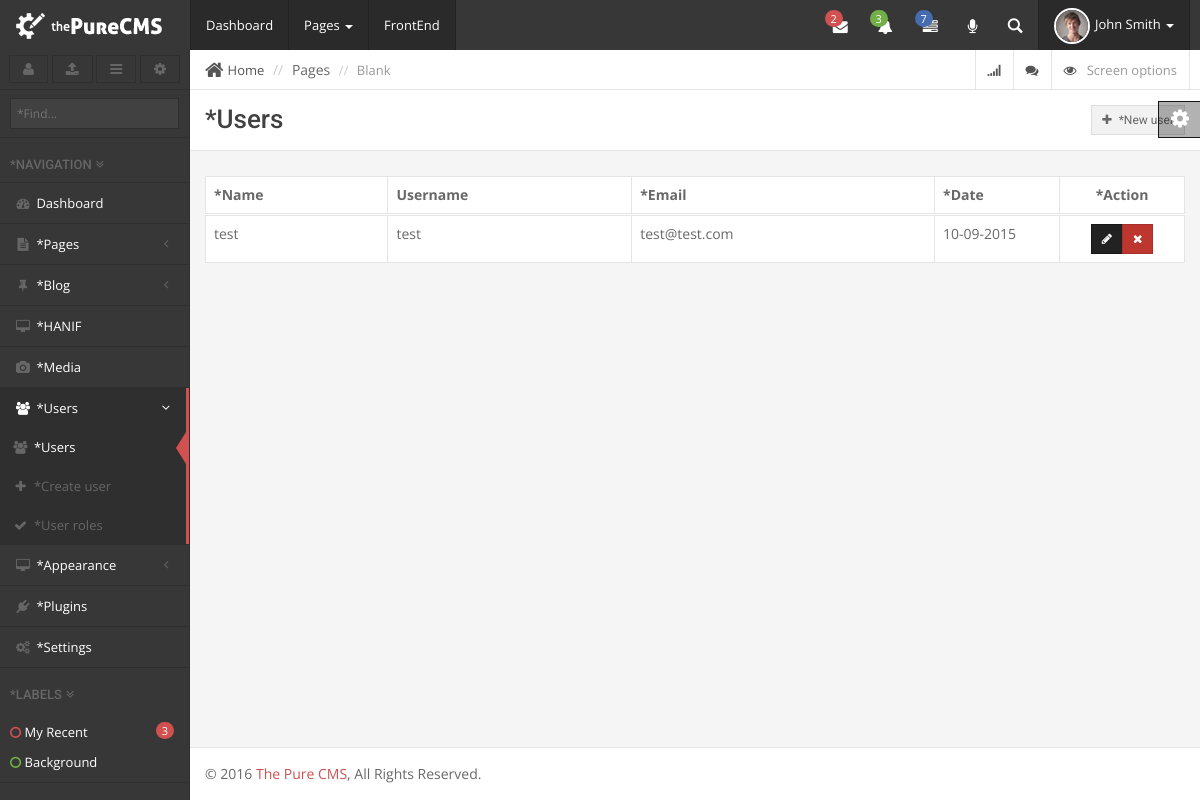
The page /admin/users.php (signed in) on the database its author committed.
### tables this page shows
CREATE TABLE `users` (
  `user_id` int(11) NOT NULL AUTO_INCREMENT,
  `user_username` varchar(32) NOT NULL,
  `user_password` varchar(256) NOT NULL,
  `user_ts` timestamp NOT NULL DEFAULT CURRENT_TIMESTAMP,
  PRIMARY KEY (`user_id`)
);

CREATE TABLE `user_profiles` (
  `user_profile_id` int(11) NOT NULL AUTO_INCREMENT,
  `user_id` int(11) NOT NULL,
  `user_name` varchar(128) NOT NULL,
  `user_display_name` varchar(128) NOT NULL,
  `user_email` varchar(128) NOT NULL,
  `user_image` varchar(128) NOT NULL,
  `user_role` int(11) NOT NULL,
  PRIMARY KEY (`user_profile_id`)
);

### include/class.database.php (called while the page is built, shortened)
<?php
class Database {
    public $_DB;
    public $_query;
    public $_where = array();
    public $_select = array();
    public $_action;
    public $_table;
    public function __construct() {
        try {
            $this->_DB = new PDO('mysql:host=' . DB_HOST . ';dbname=' . DB_NAME, DB_USER, DB_PASS);
            $this->_DB->setAttribute(PDO::ATTR_ERRMODE, PDO::ERRMODE_EXCEPTION);
        } catch (PDOException $e) {
            echo 'ERROR: ' . $e->getMessage();
        }
    }
    public function where($column_name, $value, $operator = '=') {
        $this->_where[$column_name] = array();
        $this->_where[$column_name][] = $value;
        $this->_where[$column_name][] = $operator;
    }
    public function select($columns) {
        foreach ($columns as $column => $name) {
            $this->_select[$column] = $name;
        }
    }
    public function query($query) {
        try {
            $this->_query = $this->_DB->prepare(filter_var($query, FILTER_SANITIZE_STRING));
            $this->bind_results();
            $this->_query->execute();
            $this->_where = array();
            $this->_select = array();
        } catch (PDOException $e) {
            $er = $e->errorInfo;
            echo '<p style="font-family:arial; background:#F00; position:absolute; z-index:10000; color:#FFF; padding:5px;">ERROR: ' . $er[2] . '</p>';
        }
    }
    public function bind_results() {
        if (!empty($this->_where)) {
            $ci = 0;
            foreach ($this->_where as $c => $value) {
                $ci++;
                $this->_query->bindValue(':' . $c.$ci, $value[0], $this->get_type($value[0]));
            }
        }
    }
    public function get_type($value) {
        if (is_int($value)) {
            $param = PDO::PARAM_INT;
        } elseif (is_bool($value)) {
            $param = PDO::PARAM_BOOL;
        } elseif (is_null($value)) {
            $param = PDO::PARAM_NULL;
        } elseif (is_string($value)) {
            $param = PDO::PARAM_STR;
        } else {
            $param = FALSE;
        }
        return $param;
    }
    public function build_query() {
        $query = $this->_action;
        if ($this->_action == 'SELECT') {
            if (!empty($this->_select)) {
                foreach ($this->_select as $column_name => $name) {
                    $query .=' ' . $column_name . ' as ' . $name . ', ';
                }
            } else {
                $query .= ' *';
            }
            $query = rtrim($query, ', ');
        }
        if ($this->_action != 'UPDATE' && $this->_action != 'INSERT') {
            $query .= ' FROM ';
        }
        $query .= $this->_table;
        if (!empty($this->_where)) {
            $query .= ' WHERE ';
            $columns = array();
            $ci = 0;
            foreach ($this->_where as $c => $v) {
                $cn = $c;
                $ci++;
                $columns[] = $cn . ' ' . $v[1] . ' :' . $c.$ci;
            }
            $query .= implode(' AND ', $columns);
        }
        $this->query($query);
    }
    public function result($fetch_type = PDO::FETCH_OBJ) {
        return $this->_query->fetch($fetch_type);
    }
    public function all_results($fetch_type = PDO::FETCH_OBJ) {
        return $this->_query->fetchAll($fetch_type);
    }
    public function row_count() {
        return $this->_query->rowCount();
    }
    public function from($table_name, $num_rows = NULL) {
        $this->_action = 'SELECT';
        $this->_table = $table_name;
        $this->build_query();
    }
    public function _date($format = 'Y-m-d H:i:s', $date = NULL) {
        if (isset($date)) {
            $date = strtotime($date);
        } else {
            $date = time();
        }
        return date($format, $date);
    }
}

### admin/classes/class.users.php (called while the page is built, shortened)
<?php
class Users extends Capabilities{
	public $table_name;
	private $profile_table_name;
	public function __construct()
	{
		$this->table_name = DB_PREFIX.'users';
		$this->profile_table_name = DB_PREFIX.'user_profiles';
		if ($this->is_logged_in()) {
			$this->user_capabilities = $this->get_user_capabilitirs();
		}
	}
	public function get_users()
	{
		$this->from($this->table_name);
		return $this->all_results();
	}
	public static function is_logged_in()
	{
		if (isset($_SESSION['token'])) {
			return true;
		}else{
			return false;
		}
	}
	public static function get_logged_id()
	{
		if (isset($_SESSION['user_id'])) {
			return $_SESSION['user_id'];
		}
	}
	public function get_profile($user_id = NULL)
	{
		if (is_null($user_id)) {
			$user_id = $this->get_logged_id();
		}
		$this->from($this->profile_table_name);
		if ($this->row_count() > 0) {
			return $this->result();
		}
	}
}

### admin/classes/class.capabilities.php (called while the page is built, shortened)
<?php
class Capabilities extends Database{
	protected $role_table_name;
	public function __construct()
	{
		$this->role_table_name = DB_PREFIX.'user_roles';
	}
	public function has_capabilities($capabilities = array())
	{
		$state = true;
		return $state;
	}
	public function get_user_capabilitirs($user_id = NULL)
	{
		$profile = $this->get_profile($user_id);
		$role = $this->get_roles($profile->user_role);
		$role_capabilities_object = json_decode($role->role_object);
		$role_capabilities = array();
		foreach ($role_capabilities_object as $group_name => $group_data) {
			$role_capabilities[$group_name] = array();
			foreach ($group_data as $key => $value) {
				$role_capabilities[$group_name][$key] = $value;
			}
		}
		return $role_capabilities;
	}
	public function get_roles($ID = NULL)
	{
		$this->from($this->role_table_name);
		if ($this->row_count() > 0 && isset($ID)) {
			return $this->result();
		}elseif ($this->row_count() > 0) {
			return $this->all_results();
		}
	}
}

### admin/builtins/capabilities.php (called while the page is built, shortened)
<?php
$Users = new users();

### admin/include/init.php (called while the page is built, shortened)
<?php
include_once ABSPATH.'include/class.database.php';
include_once ADMINABS.'include/procedural_functions.php';
include_once ABSPATH.'common/procedural_functions.php';
include_once ADMINABS.'builtins/capabilities.php';

### admin/users.php (the view, shortened to what this page needs)
<?php
include_once 'include/init.php';
$all_users = $Users->get_users();
$admin_title = 'Users';
include 'include/header.php';
?>
<div id="page-wrapper">
		<div class="row">
			<div class="col-lg-12">
				<?php include 'include/breadcrumb.php'; ?>
				<div class="page-header title">
					<h1 class='clearfix'><?php __($admin_title); ?> <?php if(is_allowed(HAS_USERS, array('Users'=>array('manage-users', 'create-users')))): ?> <a href="create_user.php" class="btn btn-default btn-sm pull-right"><i class="fa fa-plus"></i> <?php __('New user') ?></a><?php endif; ?></h1>
				</div>
			</div>
		</div>
		<div class="row">
			<div class="col-lg-12">
			<?php
				if (!isset($all_users) || (isset($all_users) && count($all_users) <= 1)):
					echo "<p>";
					__($admin_title);
					echo " ";
					__("are not available.");
					echo "</p>";
				else:
			?>
				<table class="table table-bordered table-hover tc-table">
					<thead>
						<tr>
							<th><?php __('Name'); ?></th>
							<th><?php __('Username'); ?></th>
							<th><?php __('Email'); ?></th>
							<th class="hidden-xs"><?php __('Date'); ?></th>
							<th class="col-medium center"><?php __('Action'); ?></th>
						</tr>
					</thead>
					<tbody>
						<?php foreach($all_users as $user):
							if($user->user_id == $Users->get_logged_id()) continue;
							$user_profile = $Users->get_profile($user->user_id);
						?>
						<tr>
							<td><?php echo $user_profile->user_name; ?></td>
							<td><?php echo $user->user_username; ?></td>
							<td><?php echo $user_profile->user_email; ?></td>
							<td class="col-medium"><?php echo $Users->_date('d-m-Y', $user->user_ts); ?></td>
							<td class="col-medium center">
								<div class="btn-group btn-group-sm">
									<a href="create_user.php?ID=<?php echo $user->user_id; ?>" class="btn btn-inverse"><i class="fa fa-pencil icon-only"></i></a>
									<a href="users.php?ID=<?php echo $user->user_id; ?>" class="btn btn-danger" onClick="return confirm('<?php __('Confirm delete?'); ?>');"><i class="fa fa-times icon-only"></i></a>
								</div>
							</td>
						</tr>
						<?php endforeach; ?>
					</tbody>
				</table>
				<?php endif; ?>
			</div>
		</div>
<?php include 'include/footer.php'; ?>

### rows shown on the page
users: user_profiles.user_name "test", user_username "test", user_profiles.user_email "test@test.com", user_ts "10-09-2015"

### other values the page prints
$lang->get_key($key) "Dashboard *NAVIGATION *LABELS *Users *New user *Name Username *Email *Date *Action"
$lang->get_key($key) "Dashboard"
$lang->get_key($key) "*Pages"
$lang->get_key($key) "*Blog"
$lang->get_key($key) "*HANIF"
$lang->get_key($key) "*Media"
$lang->get_key($key) "*Users"
$lang->get_key($key) "*Create user"
$lang->get_key($key) "*User roles"
$lang->get_key($key) "*Appearance"
$lang->get_key($key) "*Plugins"
$lang->get_key($key) "*Settings"
